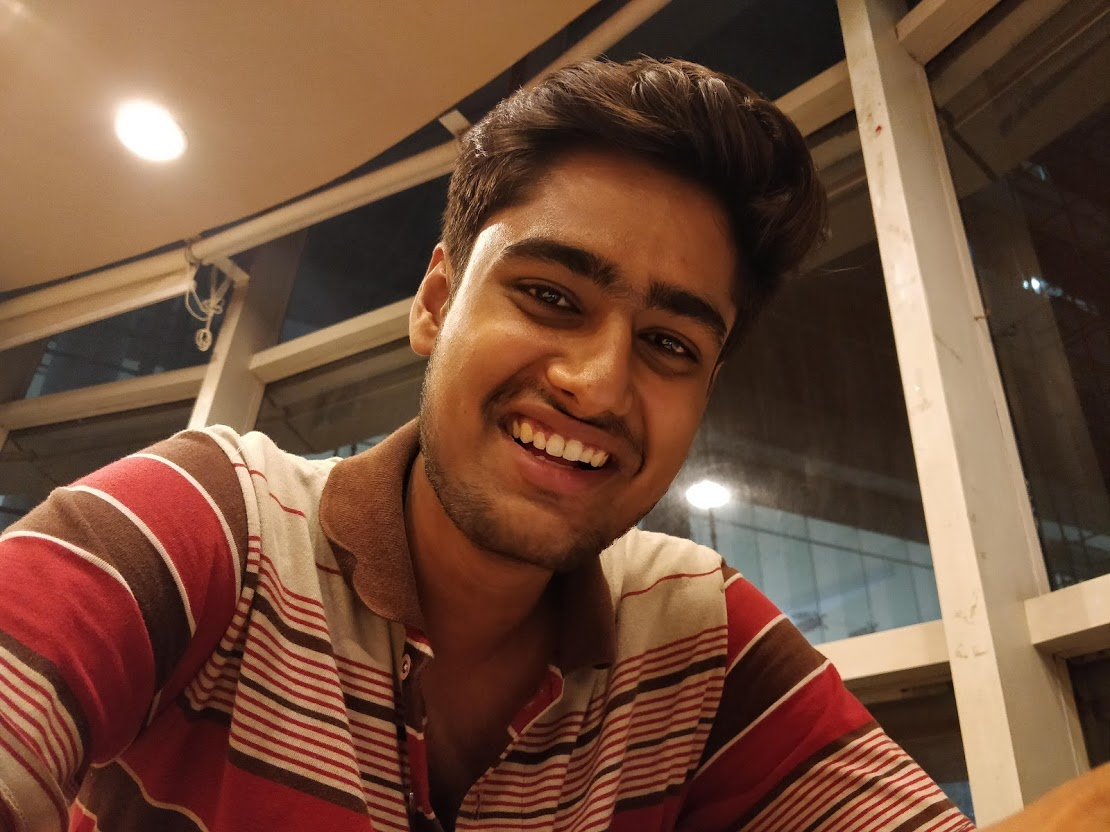
#> input picture Python/OpenCv_Python/Resources/3.jpg, 1110 x 832 px, given in place of the camera
$ python motion_v3.py
#> lines starting #> are read from the running program, lines starting #| are printed output that depends on the picture
import cv2

def motion_detection(draw=True):
#> called with draw = True
    initial_static_back = None
    video_object = cv2.VideoCapture(0)
    print ("#"*100)
    print ("                        Initialized video capture")
    print ("#"*100)
    """ Run application on infinity loop"""
    while True:
        check, live_frame = video_object.read()
#> live_frame is the input picture: shape (832, 1110, 3); mean B, G, R 58.5, 78.4, 114.5
        is_motion_detected = 0
        gray = cv2.cvtColor(live_frame, cv2.COLOR_BGR2GRAY)
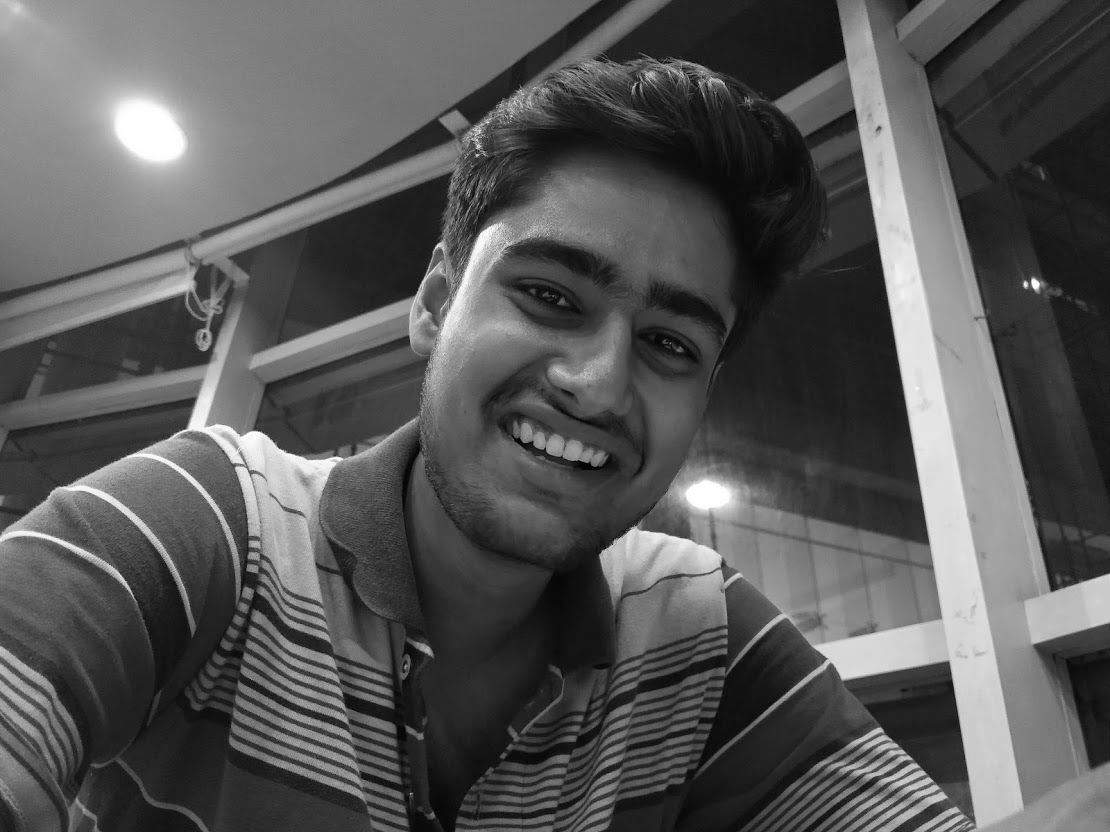
#> gray: shape (832, 1110); min 1, max 255, mean 86.9
        gray = cv2.GaussianBlur(gray, (21, 21), 0)
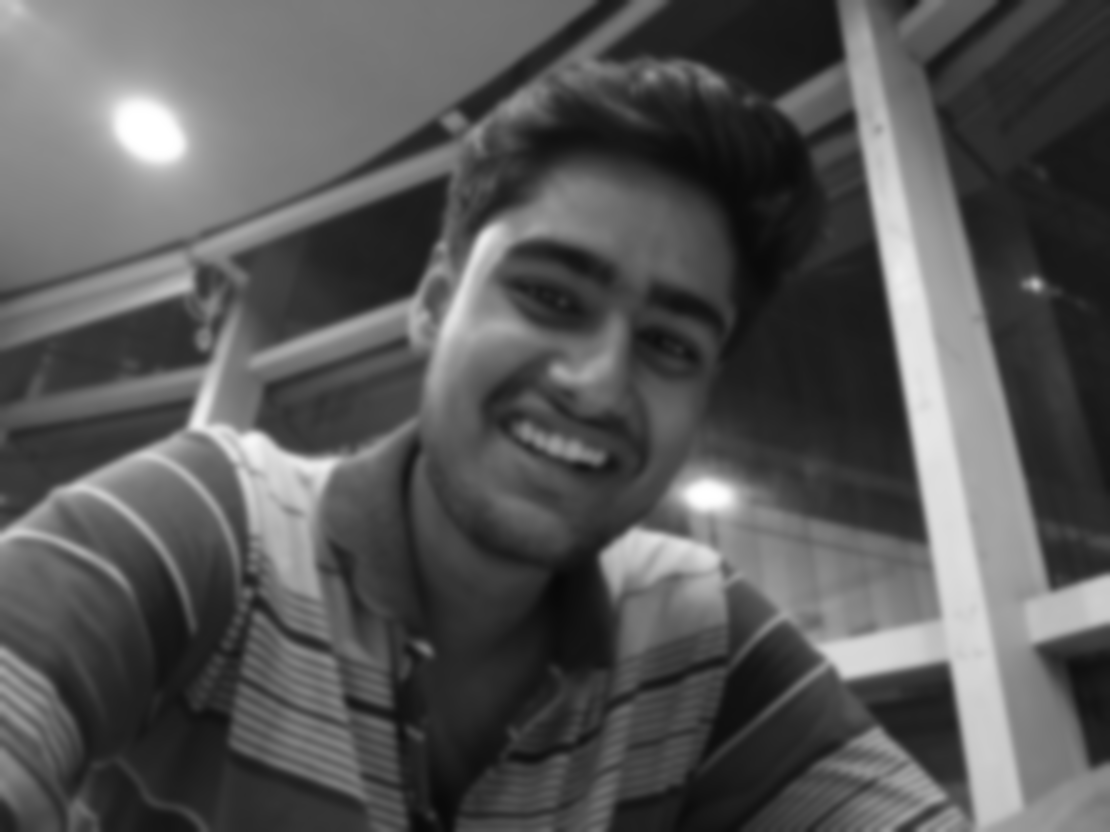
#> gray: shape (832, 1110); min 8, max 255, mean 86.9
        if initial_static_back is None:
            initial_static_back = gray
            continue
        # Difference frame will display the difference between initial frame and current live frame
        difference_frame = cv2.absdiff(initial_static_back, gray)

        ## This code block will display the threshold between the frames
        threshold_frame = cv2.threshold(difference_frame, 30, 255, cv2.THRESH_BINARY)[1]
        threshold_frame = cv2.dilate(threshold_frame, None, iterations = 2)
        cnts, hierarchy = cv2.findContours(threshold_frame, cv2.RETR_EXTERNAL, cv2.CHAIN_APPROX_NONE)

        # Code block for identifying the differences between the frames and draw the rectangle for the frame difference aria
        for contour in cnts:
            if cv2.contourArea(contour) < 10000:
                continue
            is_motion_detected = 1
            # print (">>>>> Motion detected")
            (x, y, w, h) = cv2.boundingRect(contour)
            # Draw the rectangle in yellow color for identified area/ differences
            if draw:
                cv2.rectangle(live_frame, (x, y), (x + w, y + h), (0, 255, 255), 3)
            cv2.putText(live_frame, "Status: {}".format('Movement'), (10, 20), cv2.FONT_HERSHEY_SIMPLEX,
                    1, (0, 0, 255), 3)

        # Display/ render video different frames for development
        #cv2.imshow("Gray Frame", gray)
        #cv2.imshow("Difference Frame", difference_frame)
        #cv2.imshow("Threshold Frame", threshold_frame)
        cv2.imshow("Color Frame", live_frame)
        # Quit/ exit the execution if we press 'e' or 'q' key on the keyboard
        key = cv2.waitKey(1)
        if key == ord('e') or key == ord('q'):
            break
    # release video control
    video_object.release()
    # Destroying and closing all windows
    cv2.destroyAllWindows()

if __name__ == "__main__":
    motion_detection()

$ run again, on Python/OpenCv_Python/Resources/dog.jpg
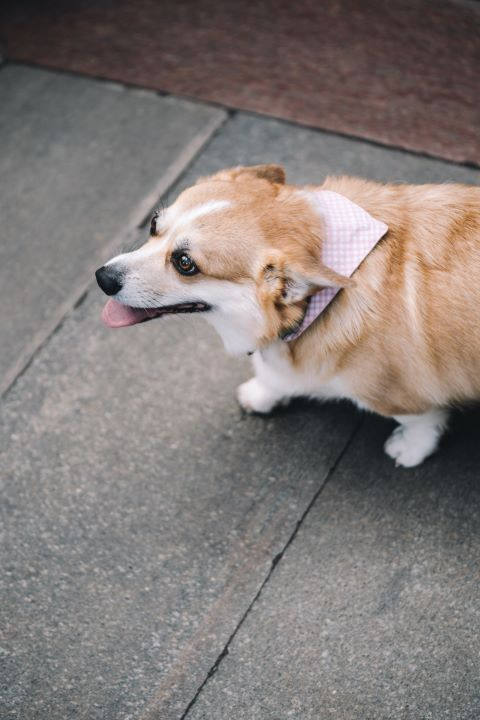
#> input picture Python/OpenCv_Python/Resources/dog.jpg, 480 x 720 px, given in place of the camera
#> in motion_detection, live_frame is the input picture: shape (720, 480, 3); mean B, G, R 119.9, 122.8, 130.8
#> in motion_detection, `gray = cv2.cvtColor(live_frame, cv2.COLOR_BGR2GRAY)`:
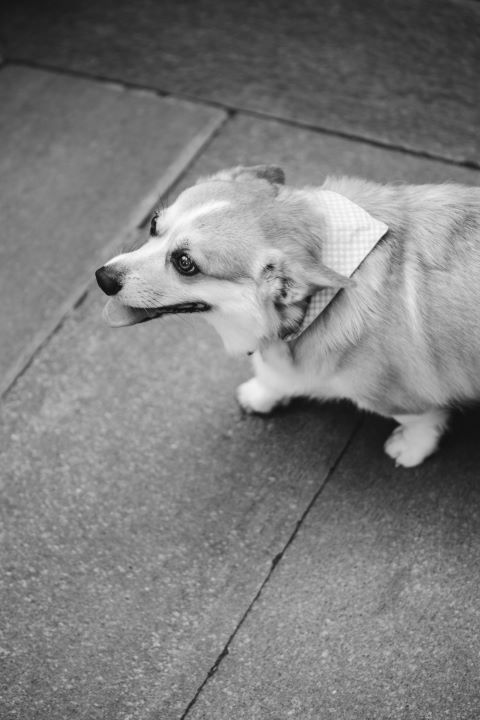
#> gray: shape (720, 480); min 4, max 254, mean 124.9
#> in motion_detection, `gray = cv2.GaussianBlur(gray, (21, 21), 0)`:
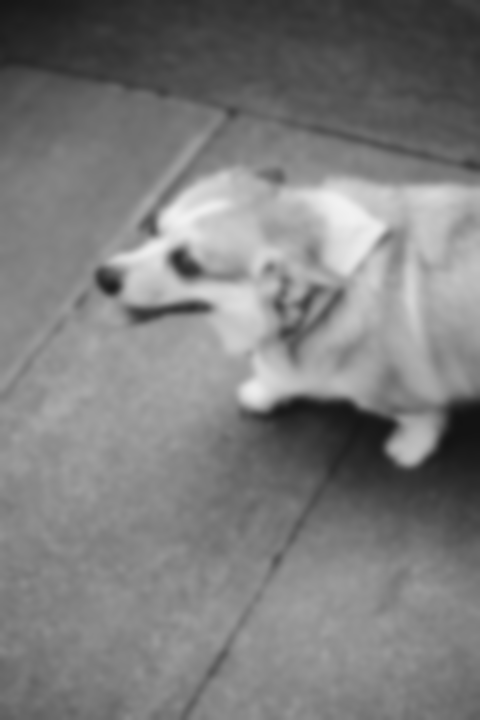
#> gray: shape (720, 480); min 18, max 241, mean 124.9

$ run again, on Python/OpenCv_Python/Resources/girl.jpg
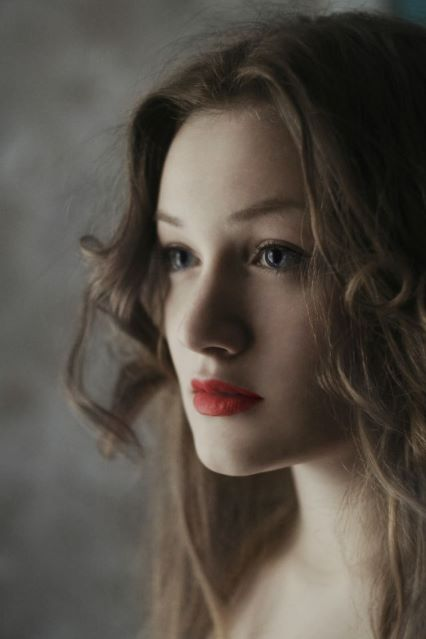
#> input picture Python/OpenCv_Python/Resources/girl.jpg, 426 x 639 px, given in place of the camera
#> in motion_detection, live_frame is the input picture: shape (639, 426, 3); mean B, G, R 70.5, 78.7, 85.6
#> in motion_detection, `gray = cv2.cvtColor(live_frame, cv2.COLOR_BGR2GRAY)`:
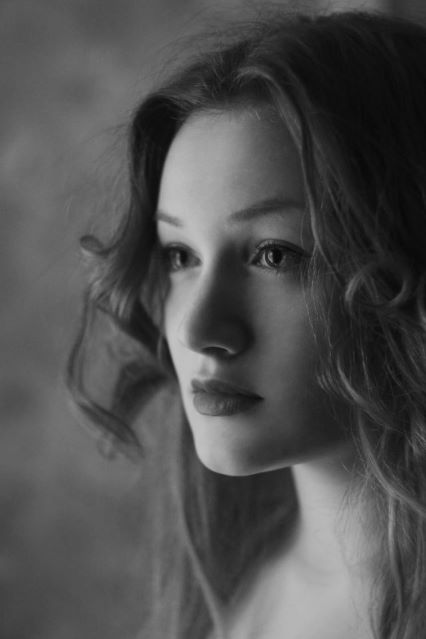
#> gray: shape (639, 426); min 4, max 199, mean 79.8

$ run again, on Python/OpenCv_Python/Resources/girl1.jpg
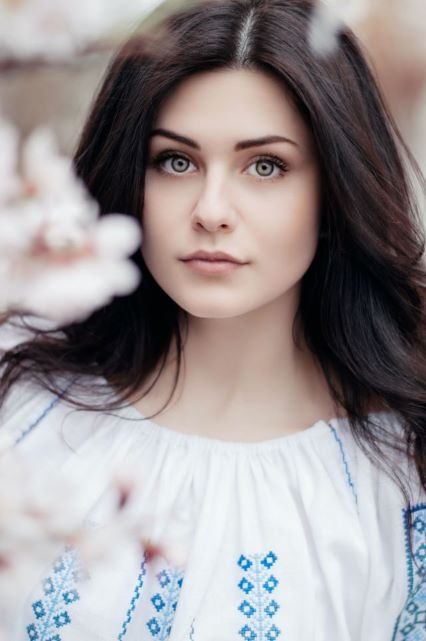
#> input picture Python/OpenCv_Python/Resources/girl1.jpg, 426 x 641 px, given in place of the camera
#> in motion_detection, live_frame is the input picture: shape (641, 426, 3); mean B, G, R 148.2, 146.9, 153.7
#> in motion_detection, `gray = cv2.cvtColor(live_frame, cv2.COLOR_BGR2GRAY)`:
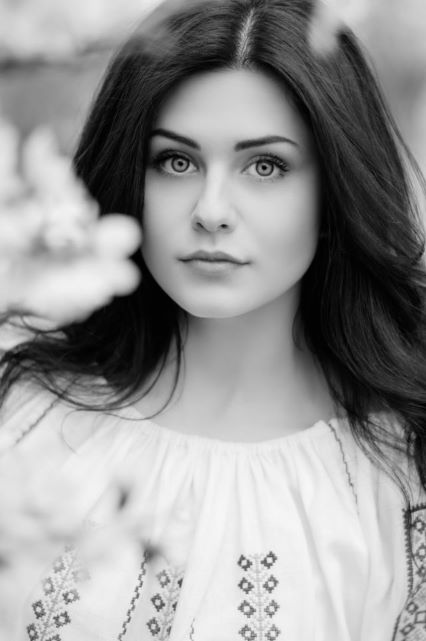
#> gray: shape (641, 426); min 0, max 248, mean 149.1
#> in motion_detection, `gray = cv2.GaussianBlur(gray, (21, 21), 0)`:
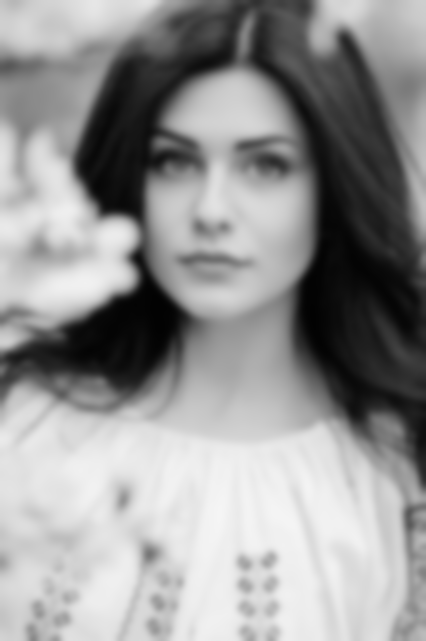
#> gray: shape (641, 426); min 2, max 245, mean 149.1
